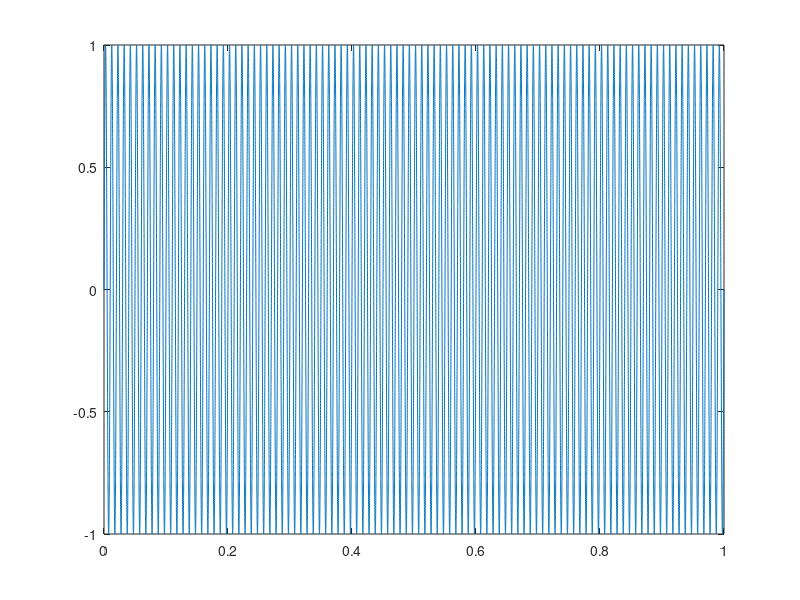
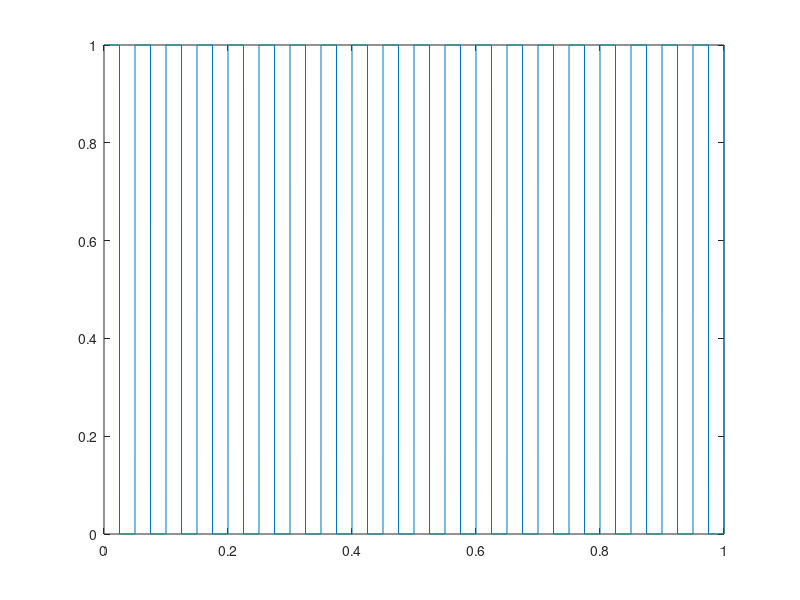
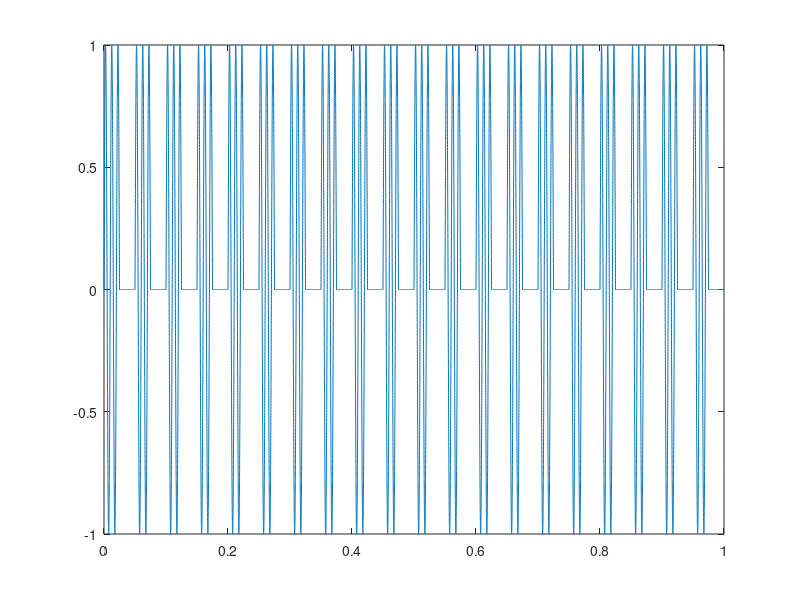

The MATLAB source for these figures, in order:
clear all;
close all;

fs = 44100;

NumLength = 1; %Secs

t = [0:1/fs:NumLength];

f1 = 100;

y1 = sin(2*pi*f1*t);

f2 = 20;

y2 = (square(2*pi*f2*t)+1)/2;

% soundsc(y1, fs);

figure
plot(t, y1);

figure
plot(t, y2);

figure
plot(t, y1.*y2);

soundsc(y1.*y2, fs);
